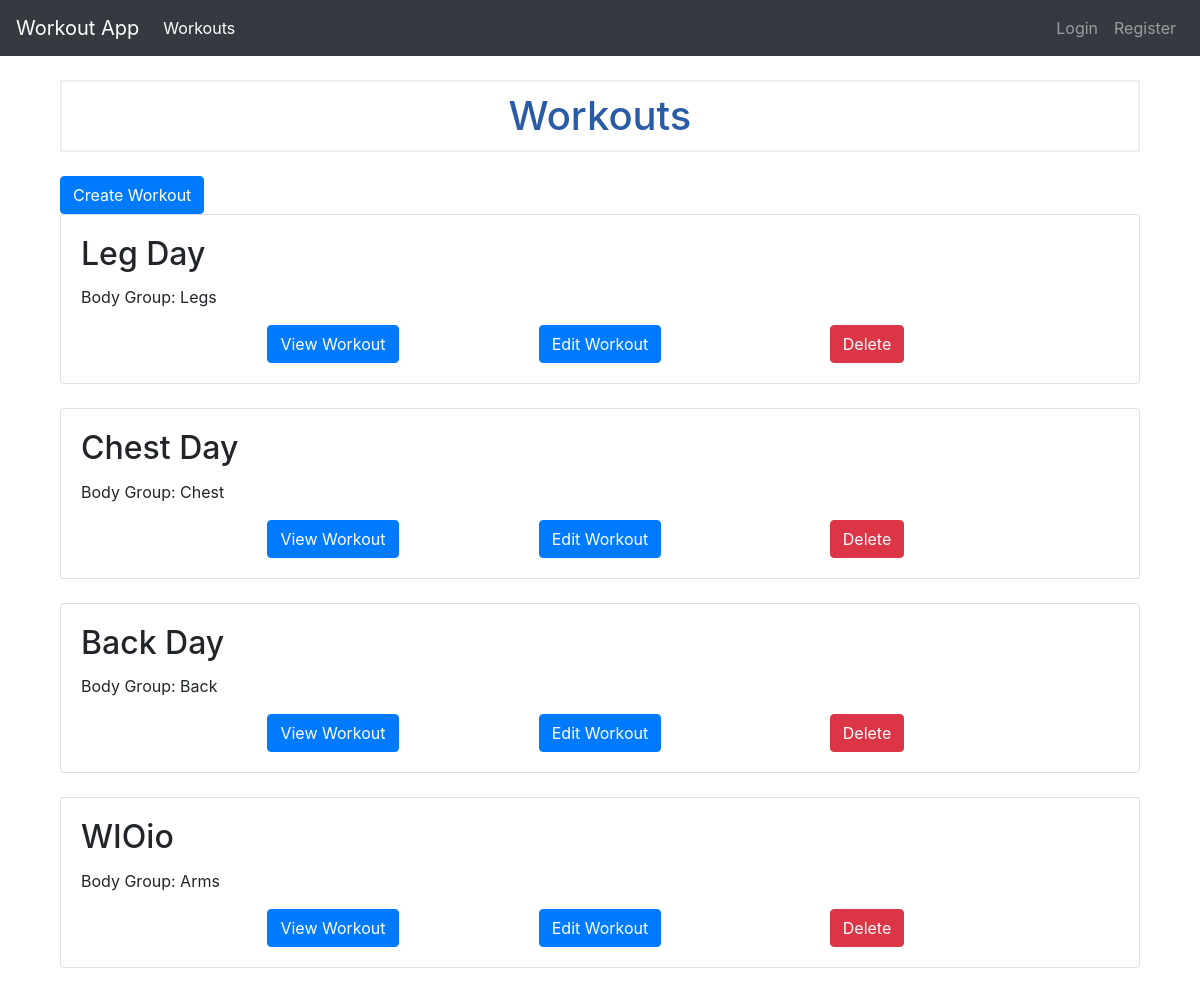
Before: / with the older database file.
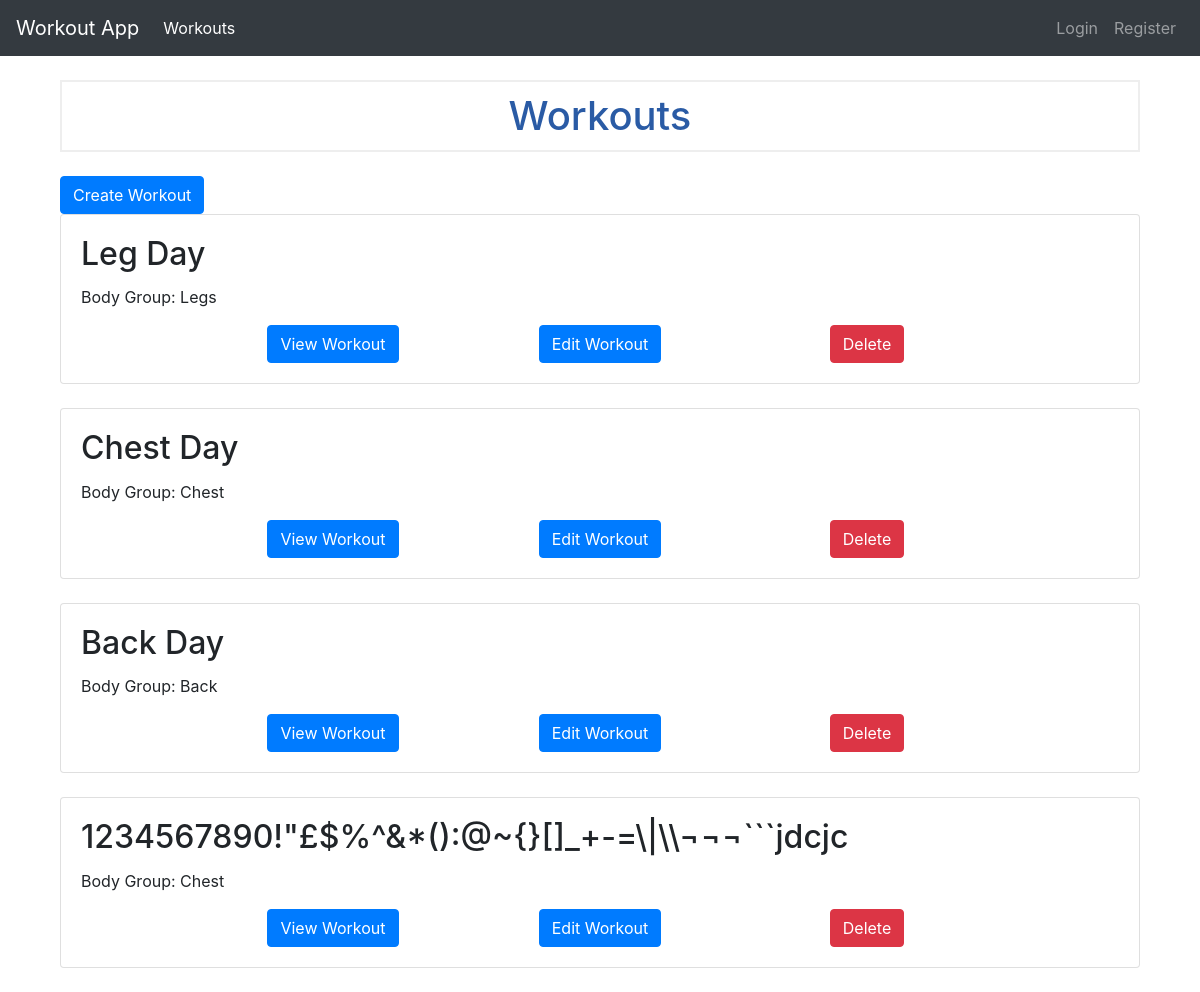
After: the same page with the newer database file.
### tables this page shows
CREATE TABLE workout (
                workout_id INTEGER PRIMARY KEY AUTOINCREMENT,
                workout_name TEXT NOT NULL,
                body_group TEXT NOT NULL,
                email TEXT,
                FOREIGN KEY (email) REFERENCES users(email)
             );

### app.py (the view)
@app.route("/")
def index():
    try:
        email = session["email"]
        c.execute("SELECT * FROM workout WHERE email = ?", (email,))
    except:
        c.execute("SELECT * FROM workout")
    workouts = c.fetchall()
    return render_template("index.html", workouts=workouts)

### templates/index.html (shortened to what this page needs)
{% extends "base.html" %} {% block content %}
<div class="container">
    <h1 class="my-4">Workouts</h1>
    <a href="{{ url_for('create_workout') }}" class="btn btn-primary">Create Workout</a> {% for workout in workouts %}
    <div class="card mb-4">
        <div class="card-body">
            <h2 class="card-title">{{ workout['workout_name'] }}</h2>
            <p class="card-text">Body Group: {{ workout['body_group'] }}</p>
            <div class="row justify-content-center">
                <div class="col-md-3 text-center">
                    <a href="{{ url_for('view_workout', workout_id=workout['workout_id']) }}" class="btn btn-primary">View Workout</a>
                </div>
                <div class="col-md-3 text-center">
                    <a href="{{ url_for('edit_workout', workout_id=workout['workout_id']) }}" class="btn btn-primary">Edit Workout</a>
                </div>
                <div class="col-md-3 text-center">
                    <form action="{{ url_for('delete_workout', workout_id=workout.workout_id) }}" method="POST">
                        <button type="submit" class="btn btn-danger" onclick="return confirm('Are you sure you want to delete this workout?')">Delete</button>
                    </form>
                </div>
            </div>
        </div>
    </div>
    {% endfor %}
</div>
{% endblock %}

Changed rows visible on the page:
removed workout: workout_name "WIOio", body_group "Arms"
added workout: workout_name "1234567890!\"£$%^&*():@~{}[]_+-=\\|\\\\¬¬¬```jdcjc", body_group "Chest"
